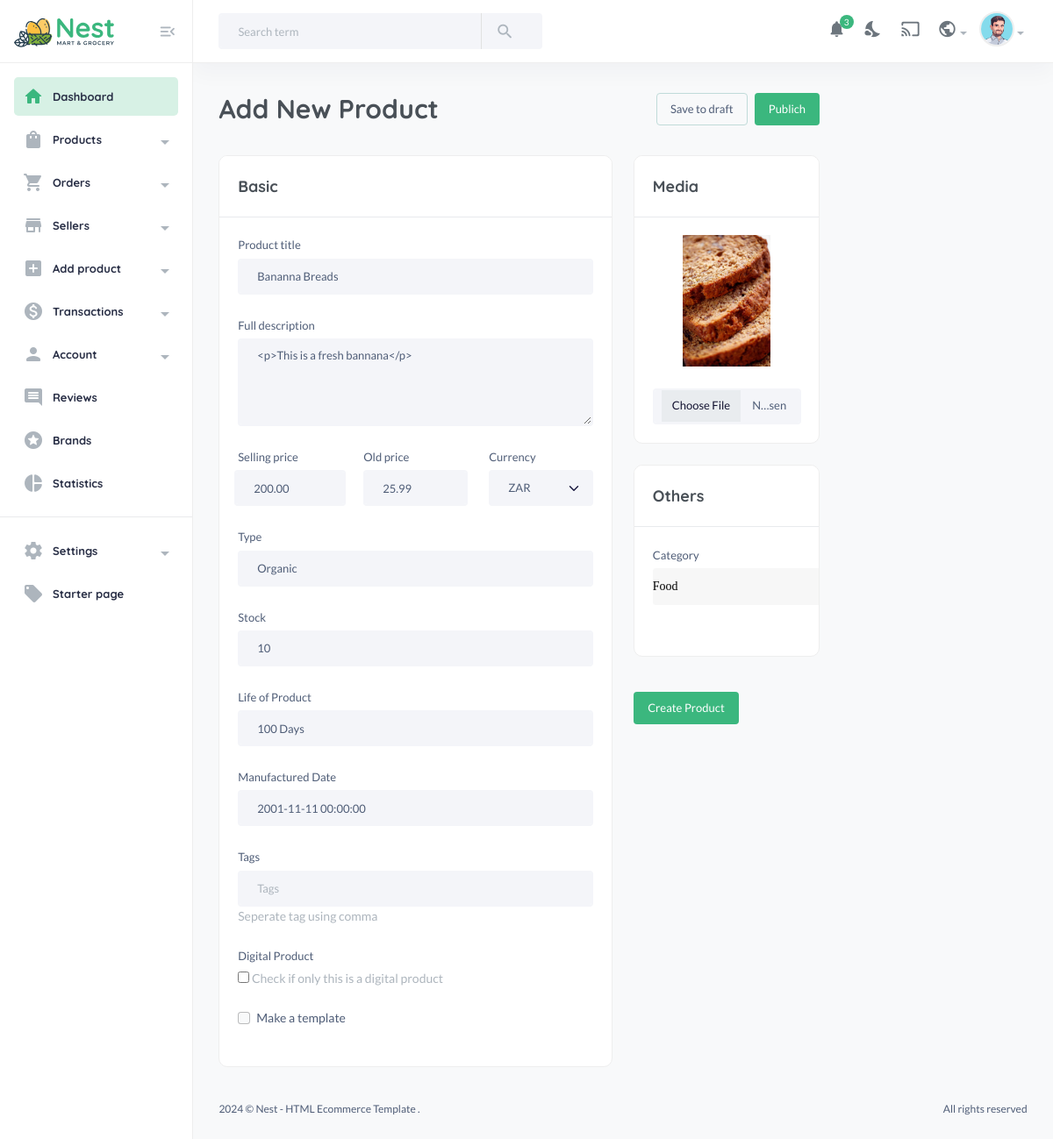
The page /useradmin/edit-products/251e54gebf/ on the database its author committed.
### core/models.py (models this page shows, shortened)
class Product(models.Model):
    pid = ShortUUIDField(unique=True, length=10,
                         max_length=20, alphabet="abcdefgh12345")
    user = models.ForeignKey(User, on_delete=models.SET_NULL, null=True)
    category = models.ForeignKey(
        Category, on_delete=models.SET_NULL, null=True, related_name="category")
    vendor = models.ForeignKey(
        Vendor, on_delete=models.SET_NULL, null=True, related_name="product")
    title = models.CharField(max_length=100, default="Fresh Pear")
    image = models.ImageField(
        upload_to=user_directory_path, default="product.jpg")
    description = CKEditor5Field(config_name='extends', null=True, blank=True)
    price = models.DecimalField(
        max_digits=99999999999999, decimal_places=2, default="1.99")
    old_price = models.DecimalField(
        max_digits=99999999999999, decimal_places=2, default="2.99")
    specifications = CKEditor5Field(config_name='extends', null=True, blank=True)
    type = models.CharField(
        max_length=100, default="Organic", null=True, blank=True)
    stock_count = models.CharField(
        max_length=100, default="10", null=True, blank=True)
    life = models.CharField(
        max_length=100, default="100 Days", null=True, blank=True)
    mfd = models.DateTimeField(auto_now_add=False, null=True, blank=True)
    tags = TaggableManager(blank=True)
    product_status = models.CharField(
        choices=STATUS, max_length=10, default="in_review")
    status = models.BooleanField(default=True)
    in_stock = models.BooleanField(default=True)
    featured = models.BooleanField(default=False)
    digital = models.BooleanField(default=False)
    sku = ShortUUIDField(unique=True, length=4, max_length=10,
                         prefix="sku", alphabet="1234567890")
    date = models.DateTimeField(auto_now_add=True)
    updated = models.DateTimeField(null=True, blank=True)
    class Meta:
        verbose_name_plural = "Products"

### useradmin/views.py (the view)
# urls.py: path("edit-products/<pid>/", views.dashboard_edit_product, name="dashboard-edit-products"),
def dashboard_edit_product(request, pid):
    product = Product.objects.get(pid=pid)
    if request.method == "POST":
        form = AddProductForm(request.POST, request.FILES, instance=product)
        if form.is_valid():
            new_form = form.save(commit=False)
            new_form.save()
            form.save_m2m()
            return redirect("useradmin:dashboard-products")
    else:
        form = AddProductForm(instance=product)
    context = {
        'form':form,
        'product':product,
    }
    return render(request, "useradmin/dashboard-edit-products.html", context)

### core/context_processor.py (called while the page is built)
def default(request):
    categories = Category.objects.all()
    vendors = Vendor.objects.all()
    min_max_price = Product.objects.aggregate(Min("price"), Max("price"))
    if request.user.is_authenticated:
        try:
            wishlist = wishlist_model.objects.filter(user=request.user)
        except:
            messages.warning(request, "You need to login before accessing your wishlist.")
            wishlist = 0
    else:
        wishlist = 0
    try:
        address = Address.objects.get(user=request.user)
    except:
        address = None
    return {
        'categories':categories,
        'wishlist':wishlist,
        'address':address,
        'vendors':vendors,
        'min_max_price':min_max_price,
    }

### core/models.py (called while the page is built)
    def __str__(self):
        return self.title

### templates/useradmin/dashboard-edit-products.html (shortened to what this page needs)
{% extends 'useradmin/base.html' %}
{% load static %}
{% load humanize %}
{% load bootstrap4 %}
{% block content %}
<head>
</head>
            <section class="content-main">
                <form method="POST" enctype="multipart/form-data">
                <div class="row">
                    <div class="col-9">
                        <div class="content-header">
                            <h2 class="content-title">Add New Product</h2>
                            <div>
                                <button class="btn btn-light rounded font-sm mr-5 text-body hover-up">Save to draft</button>
                                <button class="btn btn-md rounded font-sm hover-up">Publich</button>
                            </div>
                        </div>
                    </div>
                    <div class="col-lg-6">
                        <div class="card mb-4">
                            <div class="card-header">
                                <h4>Basic</h4>
                            </div>
                            <div class="card-body">
                                    <div class="mb-4">
                                        <label for="product_name" class="form-label">Product title</label>
                                        {{form.title}}
                                    </div>
                                    <div class="mb-4">
                                        <label class="form-label">Full description</label>
                                        {{form.description}}
                                    </div>
                                    <div class="row">
                                        <div class="col-lg-4">
                                            <div class="mb-4">
                                                <label class="form-label">Selling price</label>
                                                <div class="row gx-2">
                                        {{form.price}}
                                                </div>
                                            </div>
                                        </div>
                                        <div class="col-lg-4">
                                            <div class="mb-4">
                                                <label class="form-label">Old price</label>
                                        {{form.old_price}}
                                            </div>
                                        </div>
                                        <div class="col-lg-4">
                                            <label class="form-label">Currency</label>
                                            <select class="form-select">
                                                <option>ZAR</option>
                                            </select>
                                        </div>
                                    </div>
                                    <div class="mb-4">
                                        <label class="form-label">Type</label>
                                        {{form.type}}
                                    </div>
                                    <div class="mb-4">
                                        <label class="form-label">Stock</label>
                                        {{form.stock_count}}
                                    </div>
                                    <div class="mb-4">
                                        <label class="form-label">Life of Product</label>
                                        {{form.life}}
                                    </div>
                                    <div class="mb-4">
                                        <label class="form-label">Manufactured Date</label>
                                        {{form.mfd}}
                                    </div>
                                    <div class="mb-4">
                                        <label class="form-label">Tags</label>
                                        {{form.tags}}
                                        <small class="text-muted">Seperate tag using comma</small>
                                    </div>
                                    <div class="mb-4">
                                        <label class="form-label">Digital Product</label>
                                        <br>
                                        {{form.digital}}
                                        <small class="text-muted">Check if only this is a digital product</small>
                                    </div>
                                    <label class="form-check mb-4">
                                        <input class="form-check-input" type="checkbox" value="" />
                                        <span class="form-check-label"> Make a template </span>
                                    </label>
                            </div>
                        </div>
                    </div>
                    <div class="col-lg-3">
                        <div class="card mb-4">
                            <div class="card-header">
                                <h4>Media</h4>
                            </div>
                            <div class="card-body">
                                <div class="input-upload">
                                    <img src="{{ product.image.url }}" alt="" />
                                    {{form.image}}
                                </div>
                            </div>
                        </div>
                        <div class="card mb-4">
                            <div class="card-header">
                                <h4>Others</h4>
                            </div>
                            <div class="card-body">
                                <div class="row gx-2">
                                    <div class="col-sm-6 mb-3">
                                        <label class="form-label">Category</label>
                                        {{form.category}}
                                    </div>
                                </div>
                            </div>
                            <br>
                        </div>
                        <button class="btn mt-3 btn-md rounded font-sm hover-up" type="submit">Create Product</button>
                    </div>
                </div>
                </form>
            </section>
            {% endblock content %}

### static/assets2/css/main.css (style rules this page uses)
html, body, div, span, applet, object, iframe, h1, h2, h3, h4, h5, h6, p, blockquote, pre, a, abbr, acronym, address, big, cite, code, del, dfn, em, img, ins, kbd, q, s, samp, small, strike, strong, sub, sup, tt, var, b, u, i, center, dl, dt, dd, ol, ul, li, fieldset, form, label, legend, table, caption, tbody, tfoot, thead, tr, th, td, article, aside, canvas, details, embed, figure, figcaption, footer, header, hgroup, menu, nav, output, ruby, section, summary, time, mark, audio, video { margin: 0; padding: 0; border: 0; font-size: 100%; font: inherit; vertical-align: baseline; }
article, aside, details, figcaption, figure, footer, header, hgroup, menu, nav, section { display: block; }
body { line-height: 1; }
img { max-width: 100%; }
::placeholder { color: #838383; }
.font-sm { font-size: 13px; }
.hover-up { -webkit-transition-duration: 0.3s; transition-duration: 0.3s; }
body { font-family: "Lato", sans-serif; font-size: 14px; font-style: normal; font-weight: 400; line-height: 1.5; color: #4f5d77; }
h1, h2, h3, h4, h5, h6 { font-family: "Quicksand", sans-serif; color: #495057; font-weight: 800; line-height: 1.5; }
h2 { font-size: 30px; }
h4 { font-size: 18px; }
.text-body { color: #4f5d77 !important; }
.btn { display: -webkit-inline-box; display: -ms-inline-flexbox; display: inline-flex; -webkit-box-align: center; -ms-flex-align: center; align-items: center; -ms-flex-line-pack: center; align-content: center; }
.btn.btn-md { padding: 0.5rem 0.95rem; font-weight: 500; background-color: #3BB77E; color: #ffffff; }
.btn-light { background-color: transparent; border-color: #c0dbd9; -webkit-box-shadow: none; box-shadow: none; padding: 0.5rem 0.95rem; }
.rounded { border-radius: 4px !important; }
.form-control, .form-select { background-color: #f4f5f9; border: 2px solid #f4f5f9; font-size: 13px; -webkit-box-shadow: none; box-shadow: none; padding-left: 20px; color: #4f5d77; width: 100%; border-radius: 4px; height: 41px; }
.form-label { font-size: 13px; }
textarea.form-control { min-height: 100px; border-radius: 4px; }
.input-upload { text-align: center; }
.input-upload img { max-width: 100px; margin-bottom: 20px; }
.form-check { display: block; padding-left: 1.5em; margin-bottom: 0; min-height: unset; }
.card { margin-bottom: 24px; -webkit-box-shadow: none; box-shadow: none; border: 1px solid #eee; border-radius: 10px; -webkit-transition-duration: 0.3s; transition-duration: 0.3s; overflow: hidden; }
.mr-5 { margin-right: 5px !important; }
body { position: relative; min-height: 100vh; overflow-x: hidden; }
.main-wrap .content-main { min-height: calc(100vh - 110px); }
.content-main { padding: 30px 3%; margin-left: auto; margin-right: auto; background-color: #f8f9fa; }
.content-header { display: -webkit-box; display: -ms-flexbox; display: flex; -webkit-box-align: center; -ms-flex-align: center; align-items: center; -webkit-box-pack: justify; -ms-flex-pack: justify; justify-content: space-between; margin-bottom: 30px; }
.content-header .content-title { margin-bottom: 0; }

### templates/useradmin/dashboard-edit-products.html (style rules this page uses)
select { appearance: none; outline: 0; background: rgba(240, 240, 240, 0.548); background-image: none; width: 100%; height: 700px; color: black; cursor: pointer; border: none; border-radius: 3px; }
#id_category { position: relative; display: block; width: 15em; font-family: poppins; border: none; height: 3em; line-height: 3; overflow: hidden; border-radius: .25em; padding-bottom: 10px; }

### rows shown on the page
Product: title "Bananna Breads", description "<p>This is a fresh bannana</p>", price "200.00", old_price "25.99", type "Organic", stock_count "10", life "100 Days", mfd "2001-11-11 00:00:00", image (picture), category "Food"
